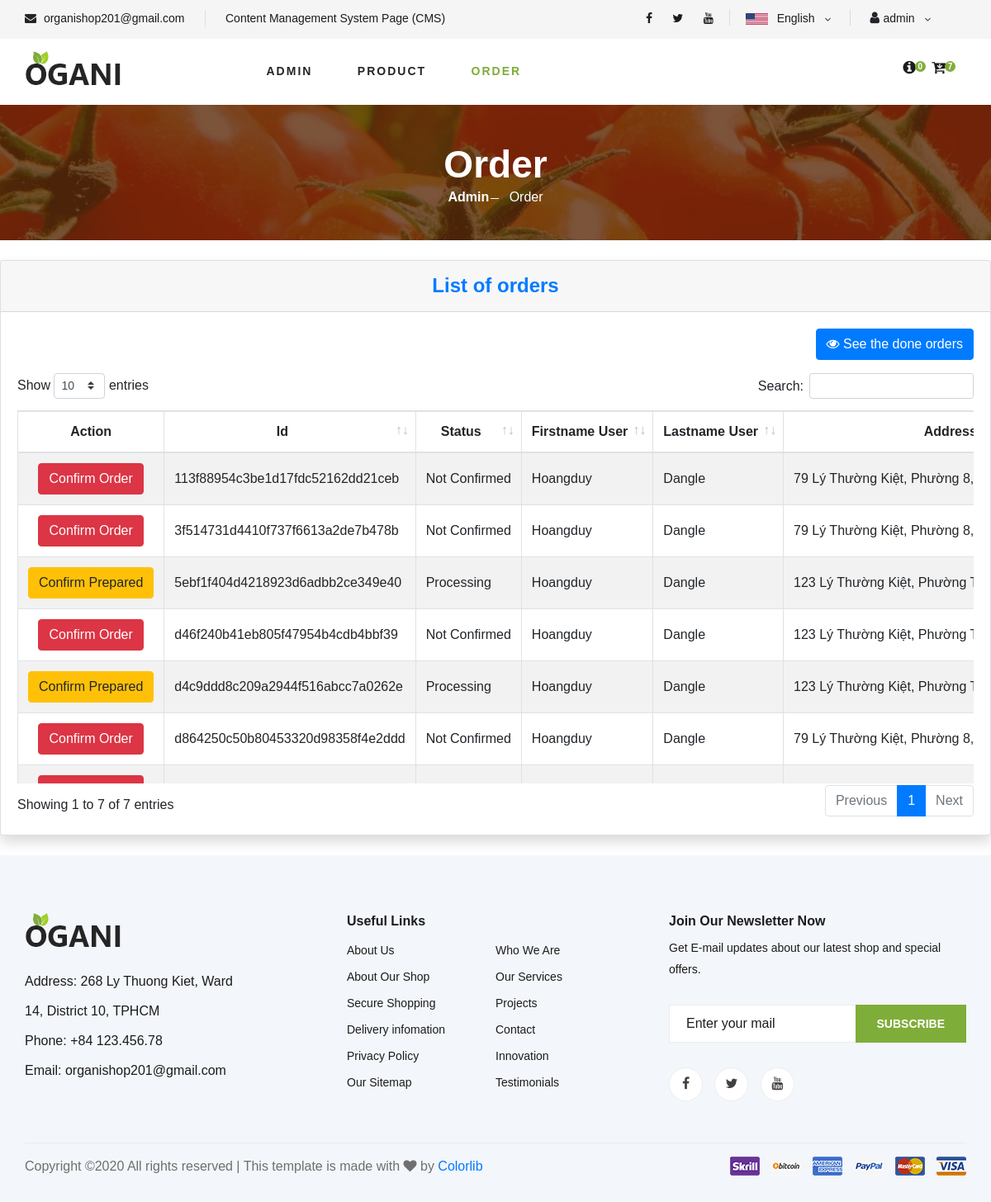
/list-order (signed in), run on the app's committed database.
### tables this page shows
CREATE TABLE `order_user` (
  `id_order` varchar(100) NOT NULL,
  `fname_user_order` varchar(100) NOT NULL,
  `lname_user_order` varchar(100) NOT NULL,
  `address_user_order` varchar(500) NOT NULL,
  `phone_user_order` varchar(100) NOT NULL,
  `email_user_order` varchar(100) NOT NULL,
  `username_user_order` varchar(100) DEFAULT NULL,
  `note_order` varchar(500) DEFAULT NULL,
  `shipping_order` int(10) NOT NULL,
  `free_shipping` varchar(50) NOT NULL,
  `coupon_order` int(10) DEFAULT NULL,
  `total_order` int(10) NOT NULL,
  `date_created` datetime NOT NULL,
  `date_canceled` datetime DEFAULT NULL,
  `date_confirmed` datetime DEFAULT NULL,
  `date_prepared` datetime DEFAULT NULL,
  `date_delivered` datetime DEFAULT NULL,
  `date_request` datetime DEFAULT NULL,
  `date_confirm_request` datetime DEFAULT NULL,
  `date_returned` datetime DEFAULT NULL,
  `payment_order` varchar(10) DEFAULT NULL,
  `paid_order` tinyint(1) NOT NULL,
  `status_order` varchar(100) NOT NULL DEFAULT 'Not Confirmed',
  `tracking_order` varchar(50) DEFAULT NULL,
  `return_reason` varchar(100) DEFAULT NULL,
  `cancel_reason` varchar(100) DEFAULT NULL,
  `cancel_role` tinyint(1) DEFAULT NULL
);

### mvc/core/Controller.php (called while the page is built, shortened)
<?php
class Controller{
    final public function model($model){
        return new $model();
    }
    final public function view($view, $data = []){
        require_once "./mvc/views/".$view.".php";
    }
}
?>

### mvc/core/App.php (called while the page is built, shortened)
<?php
class App{
    protected $action = "Action";
    final public function __construct(){
        $arr = $this->url_process();
        if(isset($arr[0])){
            $arr[0] = str_replace('-', '_', $arr[0]);
            if(file_exists("./mvc/controllers/".$arr[0].".php")){
                unset($arr[0]);
            }
        }
        $this->controller = new $this->controller();
        $this->params = $arr?array_values($arr):[];
        call_user_func_array([$this->controller, $this->action], $this->params);
    }
    final public function url_process(){
        if (isset($_GET["url"])){
            return explode("/", trim($_GET["url"]));
        }
    }
}
?>

### index.php (called while the page is built, shortened)
<?php
$app = new App();
?>

### mvc/core/Database.php (called while the page is built, shortened)
<?php
class Database{
    protected $conn;
    protected $servername = "localhost";
    protected $username = "root";
    protected $password = "";
    protected $dbname = "tmdt";
    final public function __construct(){
        $this->conn = mysqli_connect($this->servername, $this->username, $this->password);
        mysqli_select_db($this->conn, $this->dbname);
        mysqli_query($this->conn, "SET NAMES 'utf-8'");
    }
    public function query_return_arr($sql){
        $array_result = array();
        $sql_result = mysqli_query($this->conn, $sql);
        if($sql_result){
            while($row = mysqli_fetch_assoc($sql_result)){
                $array_result[] = $row;
            }
        }
        return json_encode($array_result);
    }
}
?>

### mvc/models/Order.php (called while the page is built, shortened)
<?php
class Order extends Database{
    public function get_undone_order_list(){
        $sql = "SELECT * FROM order_user WHERE NOT status_order='Delivered' AND NOT status_order='Returned';";
        return $this->query_return_arr($sql);
    }
    public function get_status_btn($status, $id = null, $param = null){
        $content = '';
        $style = '';
        switch($status){
            case 'Not Confirmed':
                $content = 'Confirm Order';
                $style = 'btn-danger';
                break;
            case 'Processing':
                $content = 'Confirm Prepared';
                $style = 'btn-warning';
                break;
        }
        if($id != null && $param != null){
            $btn = array(
                "content" => $content,
                "style" => $style,
                "status" => $status,
                "date" => $date
            );
        }
        else{
            $btn = array(
                "content" => $content,
                "status" => $status,
                "style" => $style
            );
        }
        return json_encode($btn);
    }
}
?>

### mvc/views/pages/order.php (the view, shortened to what this page needs)
<section class="breadcrumb-section set-bg" data-setbg="/tmdt_201/public/master1/images/breadcrumb.jpg">
    <div class="container">
        <div class="row">
            <div class="col-lg-12 text-center">
                <div class="breadcrumb__text">
                    <h2>Order</h2>
                    <div class="breadcrumb__option">
                        <a href="http://localhost/tmdt_201/admin">Admin</a>
                        <span>Order</span>
                    </div>
                </div>
            </div>
        </div>
    </div>
</section>
<div class="card shadow my-4">
    <div class="card-header py-3 text-center">
        <h4 class="m-0 font-weight-bold text-primary">List of orders</h4>
    </div>
    <div class="card-body">
        <div class="text-right">
            <button type="button" class="btn btn-primary mb-3" onclick="directToLookUp()">
                <i class="fa fa-eye"></i> See the done orders
            </button>
        </div>
        <div class="table-responsive">
            <table class="table table-bordered table-striped table-hover text-nowrap" id="dataTable" width="100%" cellspacing="0">
                <thead>
                    <tr class="text-center">
                        <th>Action</th>
                        <th>Id</th>
                        <th>Status</th>
                        <th>Firstname User</th>
                        <th>Lastname User</th>
                        <th>Address User</th>
                    </tr>
                </thead>
                <tbody>
                    <?php $order_list = json_decode($data['order_list']);
                    foreach($order_list as $value){
                        $status = $value->status_order;
                    ?>
                    <tr id="tr-<?php echo $value->id_order;?>">
                        <td class="text-center">
                            <?php $btn = json_decode($this->order_object->get_status_btn($status)); ?>
                            <button type="button" id="<?php echo $value->id_order; ?>" class="btn <?php echo $btn->style; ?>"
                                onclick="changeStatusOrder(<?php echo "'".$status."'"; ?>, <?php echo "'".$value->id_order."'"; ?>, <?php echo "'".$btn->style."'"; ?>)">
                                <?php echo $btn->content; ?>
                            </button>
                        </td>
                        <td class="align-middle">
                            <a class="item-cart" href="/tmdt_201/manage-order/detail/<?php echo $value->id_order; ?>">
                                <?php echo $value->id_order;?>
                            </a>
                        </td>
                        <td class="align-middle" id="<?php echo $value->id_order; ?>-status-order"><?php echo $value->status_order;?></td>
                        <td class="align-middle"><?php echo $value->fname_user_order;?></td>
                        <td class="align-middle"><?php echo $value->lname_user_order;?></td>
                        <td class="align-middle"><?php echo $value->address_user_order;?></td>
                    </tr>
                    <?php }?>
                </tbody>
            </table>
        </div>
    </div>
</div>

### public/master1/css/style.css (style rules this page uses)
html, body { height: 100%; font-family: "Cairo", sans-serif; -webkit-font-smoothing: antialiased; font-smoothing: antialiased; }
h1, h2, h3, h4, h5, h6 { margin: 0; color: #111111; font-weight: 400; font-family: "Cairo", sans-serif; }
h2 { font-size: 36px; }
h4 { font-size: 24px; }
.set-bg { background-repeat: no-repeat; background-size: cover; background-position: top center; }
.breadcrumb-section { display: flex; align-items: center; padding: 45px 0 40px; }
.breadcrumb__text h2 { font-size: 46px; color: #ffffff; font-weight: 700; }
.breadcrumb__option a { display: inline-block; font-size: 16px; color: #ffffff; font-weight: 700; margin-right: 20px; position: relative; }
.breadcrumb__option a:after { position: absolute; right: -12px; top: 13px; height: 1px; width: 10px; background: #ffffff; content: ""; }
.breadcrumb__option span { display: inline-block; font-size: 16px; color: #ffffff; }
@media only screen and (min-width: 1200px) { .container { max-width: 1170px; } }

### mvc/views/Master1.php (style rules this page uses)
.language-option, .item-cart { transition: 0.3s; }
.item-cart { color: #252525; }
.item-cart:link { color: #252525; }

### data on the page
order_user: content "Confirm Order", id_order "113f88954c3be1d17fdc52162dd21ceb", status_order "Not Confirmed", fname_user_order "Hoangduy", lname_user_order "Dangle", address_user_order "79 Lý Thường Kiệt, Phường 8,…"
order_user: content "Confirm Order", id_order "3f514731d4410f737f6613a2de7b478b", status_order "Not Confirmed", fname_user_order "Hoangduy", lname_user_order "Dangle", address_user_order "79 Lý Thường Kiệt, Phường 8,…"
order_user: content "Confirm Prepared", id_order "5ebf1f404d4218923d6adbb2ce349e40", status_order "Processing", fname_user_order "Hoangduy", lname_user_order "Dangle", address_user_order "123 Lý Thường Kiệt, Phường…"
order_user: content "Confirm Order", id_order "d46f240b41eb805f47954b4cdb4bbf39", status_order "Not Confirmed", fname_user_order "Hoangduy", lname_user_order "Dangle", address_user_order "123 Lý Thường Kiệt, Phường…"
order_user: content "Confirm Prepared", id_order "d4c9ddd8c209a2944f516abcc7a0262e", status_order "Processing", fname_user_order "Hoangduy", lname_user_order "Dangle", address_user_order "123 Lý Thường Kiệt, Phường…"
order_user: content "Confirm Order", id_order "d864250c50b80453320d98358f4e2ddd", status_order "Not Confirmed", fname_user_order "Hoangduy", lname_user_order "Dangle", address_user_order "79 Lý Thường Kiệt, Phường 8,…"

### other printed values
$_SESSION['username'] "admin"
$data['num_orders'] "7"
